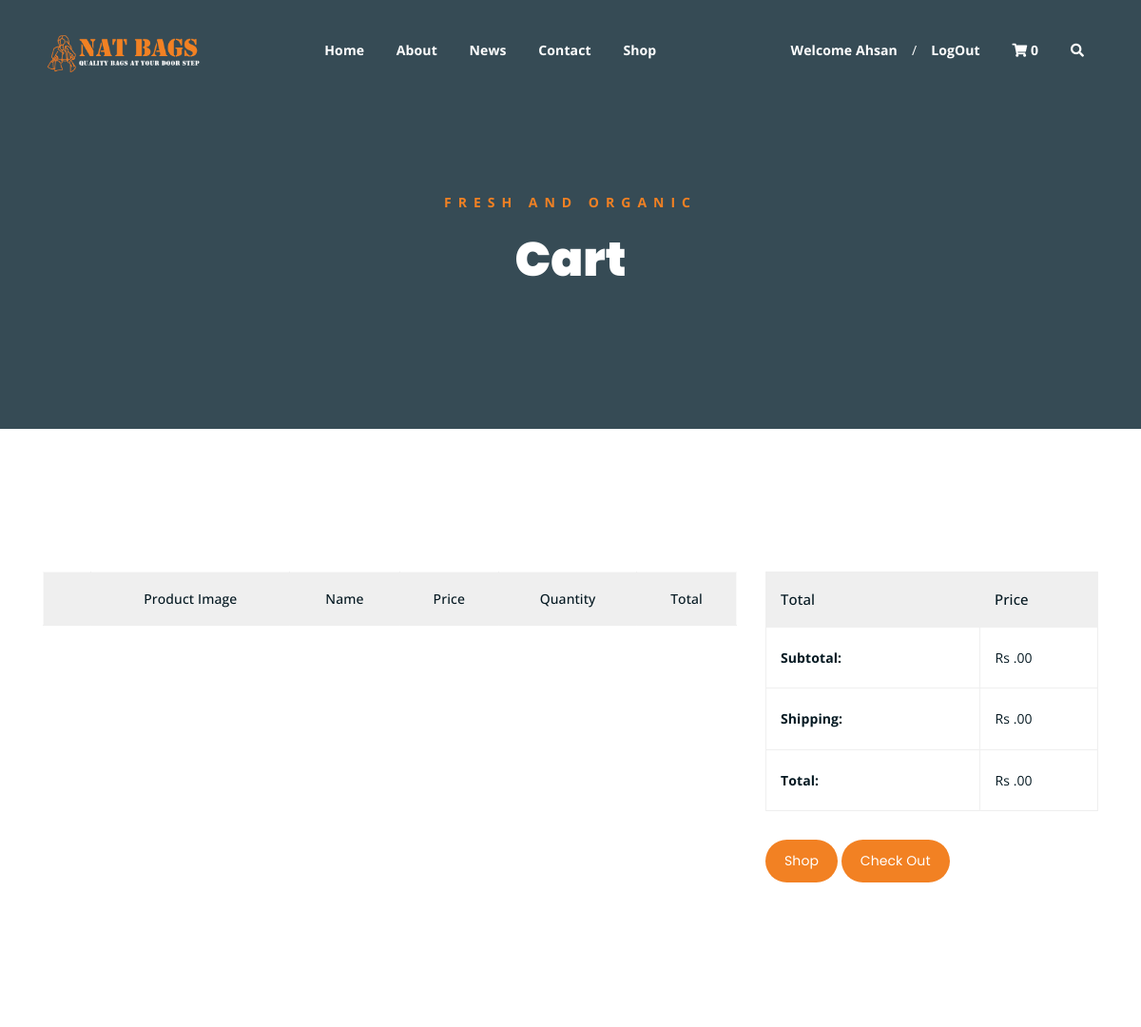
/cart/ (signed in, upper part), run on an earlier commit of the app's database.
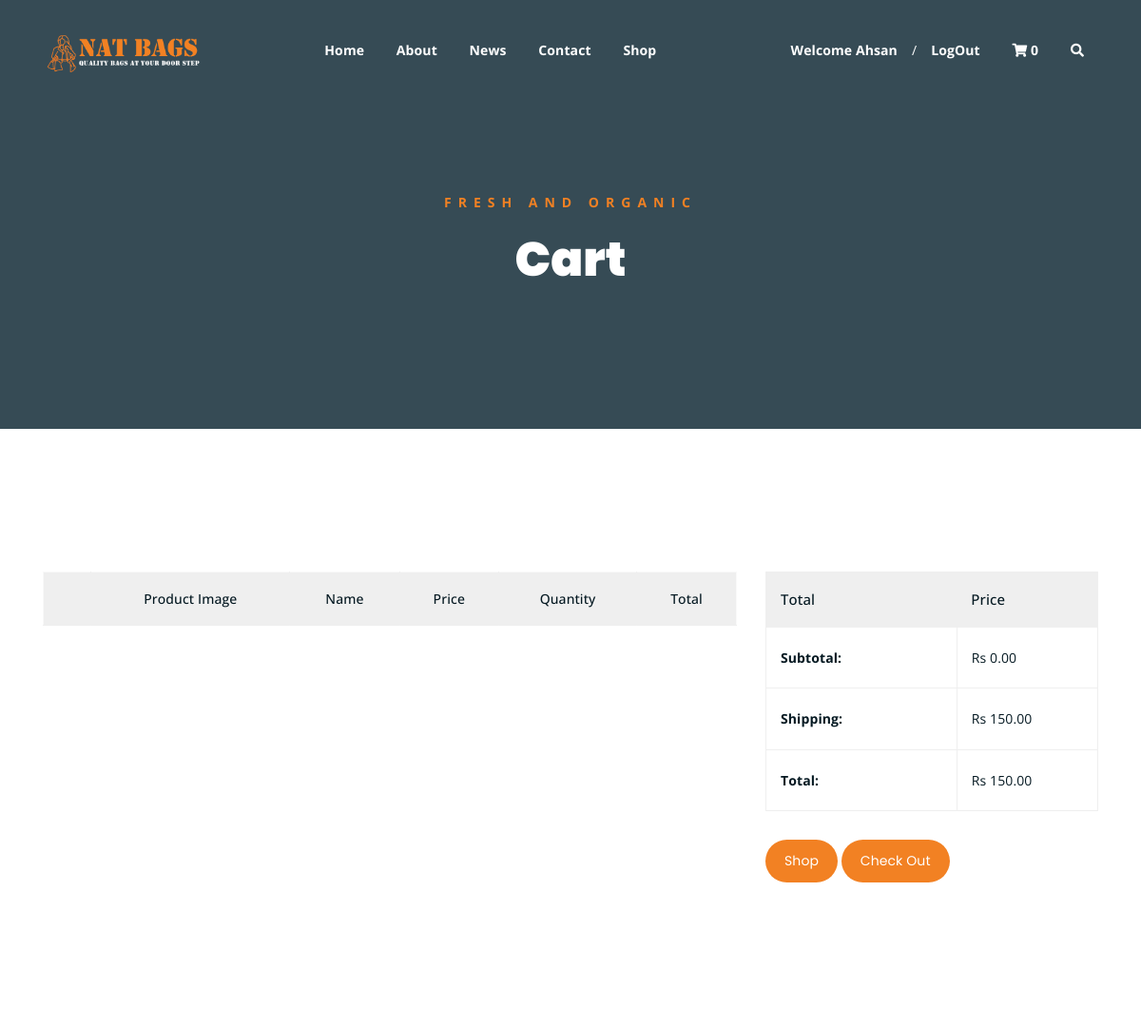
And on a later commit of the database.
### Shop/models.py (models this page shows, shortened)
class cart(models.Model):
    Customer=models.ForeignKey(Customer,on_delete=models.CASCADE,related_name='cart')
    is_paid=models.BooleanField(default=False)
    delivery_price=150
    def get_cart_subtotal(self):
            cart_items = self.cart_items.all()  # Assuming you have a related_name set for the cart_items ForeignKey
            subtotal_price = []
            for ci in cart_items:
                subtotal_price.append(ci.get_product_price())
            return sum(subtotal_price)
    def get_total(self):
        subtotal=self.get_cart_subtotal()
        total=subtotal + self.delivery_price
        return (total)

### natBags/views.py (the view)
# urls.py: path('cart/', views.cartPage, name='cart'),
def cartPage(request):
    customer_id = request.session.get('customer_id')
    cartItemCount = cartItems.objects.filter(cartF=customer_id).count()
    if 'customer_id' in request.session:
        customer_id = request.session['customer_id']
        try:
            cartItemData = cartItems.objects.filter(cartF__Customer_id=customer_id)
            cartData = cart.objects.get(Customer_id=customer_id)
            data = {
                'cartItem': cartItemData,
                'cart': cartData,
                'cartItemCount': cartItemCount
            }
            return render(request, 'cart.html', data)
        except cart.DoesNotExist:
            return render(request, 'cart.html', {'cartItem': [], 'cart': None})
    else:
        return render(request, 'cart.html', {'cartItem': [], 'cart': None})

### templates/cart.html (shortened to what this page needs)
{% extends 'base.html' %}
{% block content %}
	<div class="breadcrumb-section breadcrumb-bg">
		<div class="container">
			<div class="row">
				<div class="col-lg-8 offset-lg-2 text-center">
					<div class="breadcrumb-text">
						<p>Fresh and Organic</p>
						<h1>Cart</h1>
					</div>
				</div>
			</div>
		</div>
	</div>
	<div class="cart-section mt-150 mb-150">
		<div class="container">
			<div class="row">
				<div class="col-lg-8 col-md-12">
					<div class="cart-table-wrap">
						<table class="cart-table">
							<thead class="cart-table-head">
								<tr class="table-head-row">
									<th class="product-remove"></th>
									<th class="product-image">Product Image</th>
									<th class="product-name">Name</th>
									<th class="product-price">Price</th>
									<th class="product-quantity">Quantity</th>
									<th class="product-total">Total</th>
								</tr>
							</thead>
						</table>
					</div>
				</div>
				<div class="col-lg-4">
					<div class="total-section">
						<table class="total-table">
							<thead class="total-table-head">
								<tr class="table-total-row">
									<th>Total</th>
									<th>Price</th>
								</tr>
							</thead>
							<tbody>
								<tr class="total-data">
									<td><strong>Subtotal: </strong></td>
									<td>Rs {{ cart.get_cart_subtotal }}.00 </td>
								</tr>
								<tr class="total-data">
									<td><strong>Shipping: </strong></td>
									<td>Rs {{ cart.delivery_price }}.00</td>
								</tr>
								<tr class="total-data">
									<td><strong>Total: </strong></td>
									<td>Rs {{ cart.get_total }}.00</td>
								</tr>
							</tbody>
						</table>
						<div class="cart-buttons">
							<a href="{% url 'shop'  %}" class="boxed-btn">Shop</a>
							<a href="{% url 'checkout' %}" class="boxed-btn black">Check Out</a>
						</div>
					</div>
				</div>
			</div>
		</div>
	</div>
	{% endblock %}

What changed in the data, as far as the page shows it:
added cart: get_cart_subtotal "0", delivery_price "150", get_total "150"
